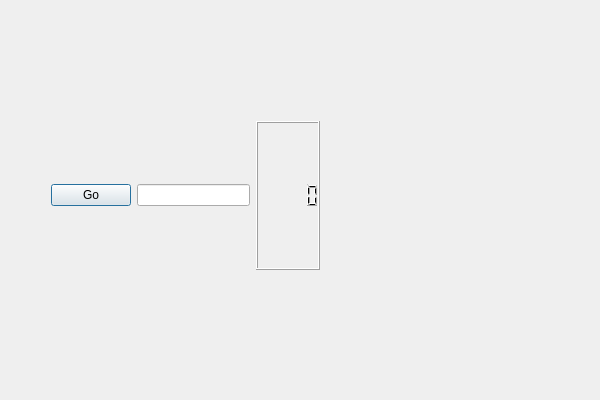
<?xml version="1.0" encoding="UTF-8"?>
<ui version="4.0">
 <class>Dialog</class>
 <widget class="QDialog" name="Dialog">
  <property name="windowModality">
   <enum>Qt::WindowModal</enum>
  </property>
  <property name="geometry">
   <rect>
    <x>0</x>
    <y>0</y>
    <width>600</width>
    <height>400</height>
   </rect>
  </property>
  <property name="windowTitle">
   <string>Dialog</string>
  </property>
  <widget class="QWidget" name="verticalLayoutWidget">
   <property name="geometry">
    <rect>
     <x>40</x>
     <y>110</y>
     <width>291</width>
     <height>171</height>
    </rect>
   </property>
   <layout class="QVBoxLayout" name="verticalLayout">
    <item>
     <layout class="QHBoxLayout" name="horizontalLayout">
      <item>
       <widget class="QPushButton" name="goPushButton">
        <property name="text">
         <string>Go</string>
        </property>
       </widget>
      </item>
      <item>
       <widget class="QLineEdit" name="urlLineEdit"/>
      </item>
      <item>
       <widget class="QLCDNumber" name="lcdNumber"/>
      </item>
     </layout>
    </item>
   </layout>
  </widget>
 </widget>
 <layoutdefault spacing="6" margin="11"/>
 <resources/>
 <connections/>
</ui>
